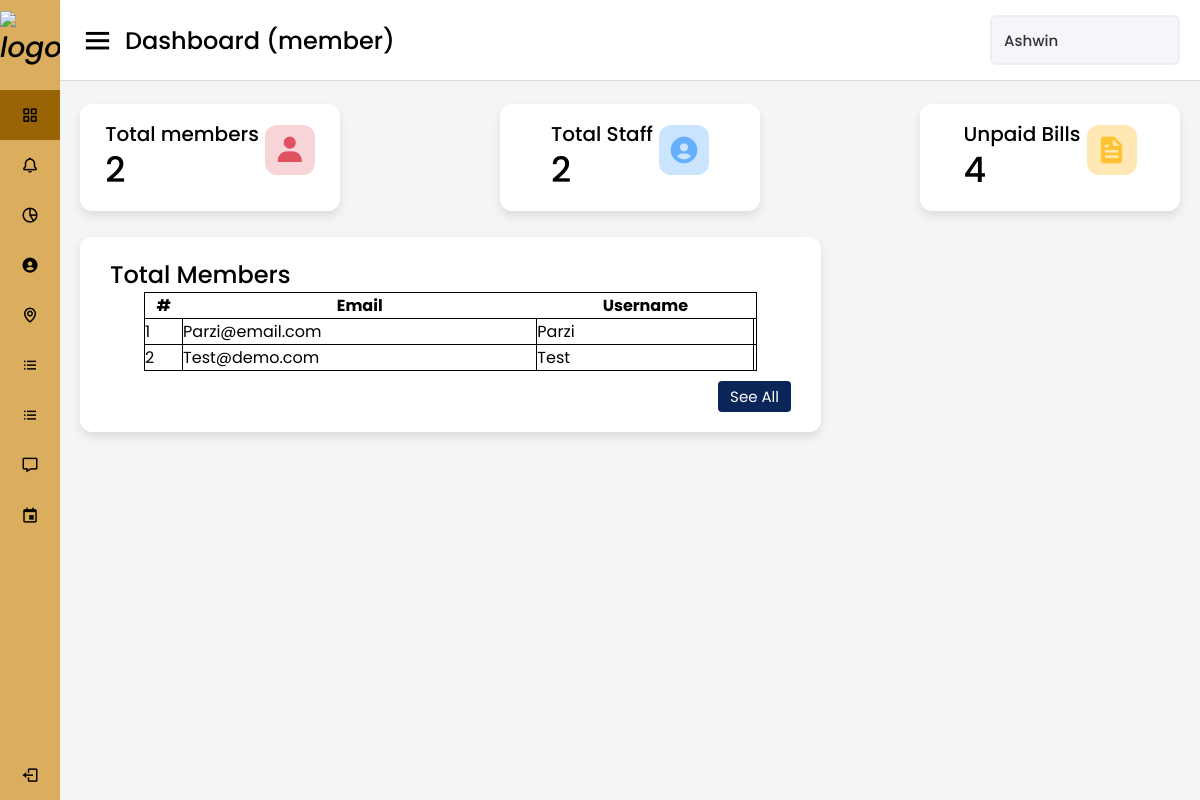
The page /members/Dashboard/member.php (signed in) on the database its author committed.
### tables this page shows
CREATE TABLE `member` (
  `id` int(11) NOT NULL,
  `username` varchar(50) NOT NULL,
  `email` varchar(50) NOT NULL,
  `password` varchar(255) NOT NULL,
  `address` varchar(255) NOT NULL,
  `phone` int(10) DEFAULT NULL,
  `created_at` datetime DEFAULT current_timestamp()
);

### members/Dashboard/member.php (the view, shortened to what this page needs)
<!DOCTYPE html>
<html lang="en" dir="ltr">
<head>
    <link rel="stylesheet" href="member.css">
    <link href='https://unpkg.com/boxicons@2.0.7/css/boxicons.min.css' rel='stylesheet'>
</head>
<body>
    <div class="sidebar">
        <div class="logo-details">
            <i><img src="1.png"
                 alt="logo" width="100px" height="100px"></i>
            <span class="logo_name">HMS</span>
        </div>
        <ul class="nav-links">
            <li>
                <a href="member.php" class="active">
                    <i class='bx bx-grid-alt'></i>
                    <span class="links_name">Dashboard </span>
                </a>
            </li>
            <li>
                <a href="../Announcement/member_annou.php">
                    <i class='bx bx-bell'></i>
                    <span class="links_name">Announcement</span>
                </a>
            </li>
            <li>
                <a href="../Bill/index.php">
                    <i class='bx bx-pie-chart-alt-2'></i>
                    <span class="links_name">Maintainence Bill</span>
                </a>
            </li>
            <li>
                <a href="../Home_Services/home_ser.php">
                    <i class='bx bxs-user-circle'></i>
                    <span class="links_name">Home Service</span>
                </a>
            </li>
            <li>
                <a href="../Neighbourhood/member_neigh.php">
                    <i class='bx bx-map'></i>
                    <span class="links_name">Neighbourhood</span>
                </a>
            </li>
            <li>
                <a href="../Members/index.php">
                    <i class='bx bx-list-ul'></i>
                    <span class="links_name">Members</span>
                </a>
            </li>
            <li>
                <a href="../Members/staff/index.php">
                    <i class='bx bx-list-ul'></i>
                    <span class="links_name">Staff</span>
                </a>
            </li>
            <li>
                <a href="https://discord.gg/ytmJWCjyHZ" target="_blank">
                    <i class='bx bx-message'></i>
                    <span class="links_name">Chat Box</span>
                </a>
            </li>
            <li>
                <a href="../Event_calender/member_event.php">
                    <i class='bx bx-calendar-event'></i>
                    <span class="links_name">Events</span>
                </a>
            </li>
            <li class="log_out">
                <a href="../../logout.php">
                    <i class='bx bx-log-out'></i>
                    <span class="links_name">Log out</span>
                </a>
            </li>
        </ul>
    </div>
    <section class="home-section">
        <nav>
            <div class="sidebar-button">
                <i class='bx bx-menu sidebarBtn'></i>
                <span class="dashboard">Dashboard (member)</span>
            </div>
            <div class="profile-details">
                <span class="admin_name"><?php echo $_SESSION["username"]; ?></span>
            </div>
        </nav>
        <div class="home-content">
            <div class="overview-boxes">
                <div class="box">
                    <div class="right-side">
                        <div class="box-topic">Total members</div>
                        <?php
                            $con = new mysqli('localhost', 'root', '', 'hms');
                            $sql = "SELECT * FROM member";
                            if ($result=mysqli_query($con,$sql)) {
                                $rowcount=mysqli_num_rows($result);
                            }
                        ?>
                        <div class="number"><?php echo $rowcount ?></div>
                    </div>
                    <i class='bx bxs-user icon member'></i>
                </div>
                <div class="box">
                    <div class="right-side">
                        <div class="box-topic">Total Staff</div>
                        <?php
                            $con = new mysqli('localhost', 'root', '', 'hms');
                            $sql = "SELECT * FROM staff";
                            if ($result=mysqli_query($con,$sql)) {
                                $rowcount=mysqli_num_rows($result);
                            }
                        ?>
                        <div class="number"><?php echo $rowcount ?></div>
                    </div>
                    <i class='bx bxs-user-circle  icon staff'></i>
                </div>
                <div class="box">
                    <div class="right-side">
                        <div class="box-topic">Unpaid Bills</div>
                        <?php
                            $con = new mysqli('localhost', 'root', '', 'hms');
                            $sql = "SELECT * FROM billing where status=0";
                            if ($result=mysqli_query($con,$sql)) {
                                $rowcount=mysqli_num_rows($result);
                            }
                        ?>
                        <div class="number"><?php echo $rowcount ?></div>
                    </div>
                    <i class='bx bxs-file icon file'></i>
                </div>
            </div>
            <div class="sales-boxes">
            <div class="registry box">
                    <div class="title">Total Members</div>
                    <div class="registry-details">
            <table class="table-striped table-bordered col-md-12" style="border: 1px solid black; border-collapse: collapse; width:90%; margin-bottom: 10px; ">
			<thead style="border: 1px solid black; border-collapse: collapse">
				<tr style="border: 1px solid black; border-collapse: collapse">
					<th class="text-center">#</th>
					<th class="text-center">Email</th>
					<th class="text-center">Username</th>
				</tr>
			</thead>
			<tbody>
				<?php
 					$member = $con->query("SELECT * FROM member order by username asc");
 					$i = 1;
 					while($row= $member->fetch_assoc()):
				 ?>
				 <tr style="border: 1px solid black; border-collapse: collapse">
				 	<td class="text-center" style="border: 1px solid black; border-collapse: collapse">
				 		<?php echo $i++ ?>
				 	</td>
				 	<td style="border: 1px solid black; border-collapse: collapse">
				 		<?php echo ucwords($row['email']) ?>
				 	</td>
				 	<td style="border: 1px solid black; border-collapse: collapse">
				 		<?php echo $row['username'] ?>
				 	</td>
				 	<td>
                     </td>
				 </tr>
				<?php endwhile; ?>
			</tbody>
		</table>
                    <div class="button">
                        <a href="../Members/index.php">See All</a>
                    </div>
                </div>
            </div>
        </div>
    </section>
</body>
</html>

### members/Dashboard/member.css (style rules this page uses)
* { margin: 0; padding: 0; box-sizing: border-box; font-family: 'Poppins', sans-serif; }
.sidebar { position: fixed; height: 100%; width: 240px; background: #dbae5f; transition: all 0.5s ease; }
.sidebar .logo-details { height: 80px; display: flex; align-items: center; }
.sidebar .logo-details i { font-size: 28px; font-weight: 500; color: rgb(3, 1, 1); min-width: 60px; text-align: center }
.sidebar .logo-details .logo_name { color: rgb(3, 1, 1); font-size: 24px; font-weight: 500; }
.sidebar .nav-links { margin-top: 10px; }
.sidebar .nav-links li { position: relative; list-style: none; height: 50px; }
.sidebar .nav-links li a { height: 100%; width: 100%; display: flex; align-items: center; text-decoration: none; transition: all 0.4s ease; }
.sidebar .nav-links li a.active { background: #996406; }
.sidebar .nav-links li i { min-width: 60px; text-align: center; font-size: 18px; color: rgb(3, 1, 1); }
.sidebar .nav-links li a .links_name { color: rgb(3, 1, 1); font-size: 15px; font-weight: 400; white-space: nowrap; }
.sidebar .nav-links .log_out { position: absolute; bottom: 0; width: 100%; }
.home-section { position: relative; background: #f5f5f5; min-height: 100vh; width: calc(100% - 240px); left: 240px; transition: all 0.5s ease; }
.home-section nav { display: flex; justify-content: space-between; height: 80px; background: #fff; display: flex; align-items: center; position: fixed; width: calc(100% - 240px); left: 240px; z-index: 100; padding: 0 20px; box-shadow: 0 1px 1px rgba(0, 0, 0, 0.1); transition: all 0.5s ease; }
.home-section nav .sidebar-button { display: flex; align-items: center; font-size: 24px; font-weight: 500; }
nav .sidebar-button i { font-size: 35px; margin-right: 10px; }
.home-section nav .profile-details { display: flex; align-items: center; background: #F5F6FA; border: 2px solid #EFEEF1; border-radius: 6px; height: 50px; min-width: 190px; padding: 0 15px 0 2px; }
nav .profile-details .admin_name { font-size: 15px; font-weight: 500; color: #333; margin: 0 10px; white-space: nowrap; }
.home-section .home-content { position: relative; padding-top: 104px; }
.home-content .overview-boxes { display: flex; align-items: center; justify-content: space-between; flex-wrap: wrap; padding: 0 20px; margin-bottom: 26px; }
.overview-boxes .box { display: flex; align-items: center; justify-content: center; width: calc(100% / 4 - 15px); background: #fff; padding: 15px 14px; border-radius: 12px; box-shadow: 0 5px 10px rgba(0,0,0,0.1); }
.overview-boxes .box-topic { font-size: 20px; font-weight: 500; }
.home-content .box .number { display: inline-block; font-size: 35px; margin-top: -6px; font-weight: 500; }
.home-content .box .icon { display: inline-block; font-size: 32px; height: 50px; width: 50px; background: #cce5ff; line-height: 50px; text-align: center; color: #66b0ff; border-radius: 12px; margin: -15px 0 0 6px; }
.home-content .box .staff { color: #66b0ff; background: #cce5ff; }
.home-content .box .member { color: #e05260; background: #f7d4d7 ; }
.home-content .box .file { color: #ffc233; background: #ffe8b3; }
.home-content .sales-boxes { display: flex; justify-content: space-between; }
.home-content .sales-boxes .registry { width: 65%; background: #fff; padding: 20px 30px; margin: 0 20px; border-radius: 12px; box-shadow: 0 5px 10px rgba(0, 0, 0, 0.1); }
.home-content .sales-boxes .registry-details { display: flex; flex-direction: column; align-items: center; justify-content: space-between; }
.sales-boxes .box .title { font-size: 24px; font-weight: 500; }
.sales-boxes .box .button { width: 100%; display: flex; justify-content: flex-end; }
.sales-boxes .box .button a { color: #fff; background: #0A2558; padding: 4px 12px; font-size: 15px; font-weight: 400; border-radius: 4px; text-decoration: none; transition: all 0.3s ease; }
@media (max-width: 1240px) { .sidebar { width: 60px; } }
@media (max-width: 1240px) { .home-section { width: calc(100% - 60px); left: 60px; } }
@media (max-width: 1240px) { .home-section nav { width: calc(100% - 60px); left: 60px; } }

### rows shown on the page
member: email "Parzi@email.com", username "Parzi"
member: email "Test@demo.com", username "Test"

### other values the page prints
$_SESSION["username"] "Ashwin"
$rowcount "2"
$rowcount "4"
